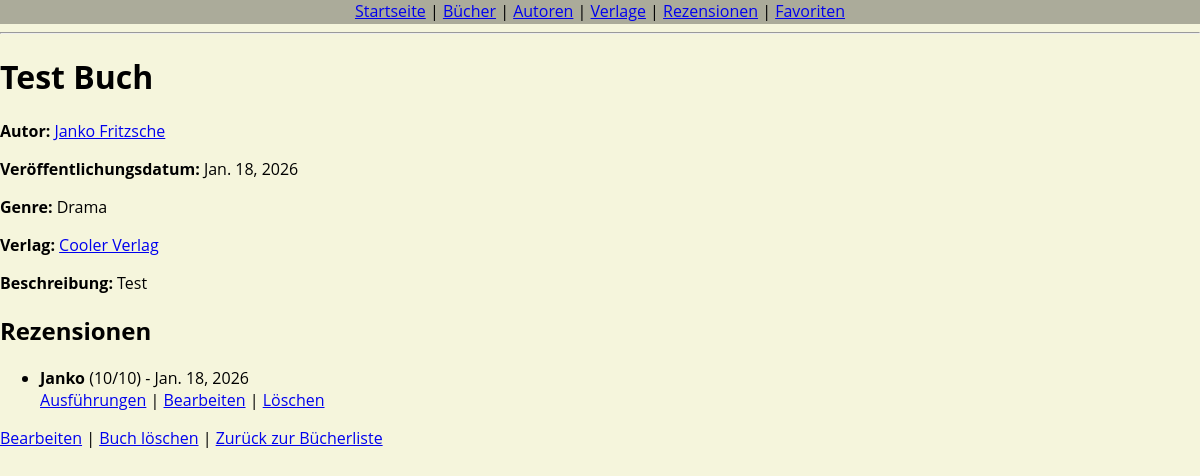
The app's page /books/13/ with its own data.
### library/models.py (models this page shows, shortened)
class BookItem(models.Model):
    Titel = models.CharField(max_length=200)
    Author = models.ForeignKey(Author, on_delete=models.SET_NULL, null=True, blank=True)
    Veröffentlichungsdatum = models.DateField(default=date.today)
    Publisher = models.ForeignKey(Publisher, on_delete=models.CASCADE, null=True, blank=True)
    Genre = models.CharField(max_length=100, blank=True)
    Beschreibung = models.TextField(blank=True)

class Author(models.Model):
    Vorname = models.CharField(max_length=100)
    Nachname = models.CharField(max_length=100)
    Geburtsdatum = models.DateField(null=True, blank=True)
    Biografie = models.TextField(blank=True)
    def __str__(self):
        return f"{self.Vorname} {self.Nachname}"

class Publisher(models.Model):
    Name = models.CharField(max_length=200)
    Gründungsjahr = models.PositiveIntegerField(null=True, blank=True)
    Sitz = models.CharField(max_length=200, blank=True)
    Beschreibung = models.TextField(blank=True)
    def __str__(self):
        return self.Name

class Review(models.Model):
    Buch = models.ForeignKey(BookItem, on_delete=models.CASCADE, related_name="reviews")
    Rezensent = models.CharField(max_length=100)
    Bewertung = models.PositiveSmallIntegerField(validators=[MinValueValidator(1),MaxValueValidator(10)])
    Kommentar = models.TextField(blank=True)
    Datum = models.DateField(default=date.today)

### library/views.py (the view)
# urls.py: path("books/<int:pk>/", views.BookDetailView.as_view(), name="book_detail"),
class BookDetailView(DetailView):
    model = BookItem
    template_name = "library/book/book_detail.html"

### library/templates/library/book/book_detail.html
{% extends "library/base.html" %}
{% block content %}
  <h1>{{ object.Titel }}</h1>
  <p><strong>Autor:</strong> <a href="{% url 'author_detail' object.Author.pk %}">{{ object.Author }}</a></p>
  <p><strong>Veröffentlichungsdatum:</strong> {{ object.Veröffentlichungsdatum }}</p>
  <p><strong>Genre:</strong> {{ object.Genre }}</p>
  <p><strong>Verlag:</strong> <a href="{% url 'publisher_detail' object.Author.pk %}">{{ object.Publisher }}</a></p>
  <p><strong>Beschreibung:</strong> {{ object.Beschreibung }}</p>
  <h2>Rezensionen</h2>
  <ul>
    {% for review in object.reviews.all %}
      <li>
        <strong>{{ review.Rezensent }}</strong>
        ({{ review.Bewertung }}/10) - {{ review.Datum }}<br>
        <a href="{% url 'review_detail' review.pk %}">Ausführungen</a> |
        <a href="{% url 'review_update' review.pk %}">Bearbeiten</a> |
        <a href="{% url 'review_delete' review.pk %}">Löschen</a>
      </li>
    {% empty %}
      <li>Es gibt noch keine Rezensionen für dieses Buch.</li>
    {% endfor %}
  </ul>
  <p>
    <a href="{% url 'book_update' object.pk %}">Bearbeiten</a> |
    <a href="{% url 'book_delete' object.pk %}">Buch löschen</a> |
    <a href="{% url 'book_list' %}">Zurück zur Bücherliste</a>
  </p>
{% endblock %}

### library/templates/library/base.html (style rules this page uses)
body { font-family: 'Open Sans', sans-serif; background-color: beige; margin: 0; }

### records on screen
BookItem: Titel "Test Buch", Author "Janko Fritzsche", Veröffentlichungsdatum "Jan. 18, 2026", Genre "Drama", Publisher "Cooler Verlag", Beschreibung "Test"
Review: Rezensent "Janko", Bewertung "10", Datum "Jan. 18, 2026"
